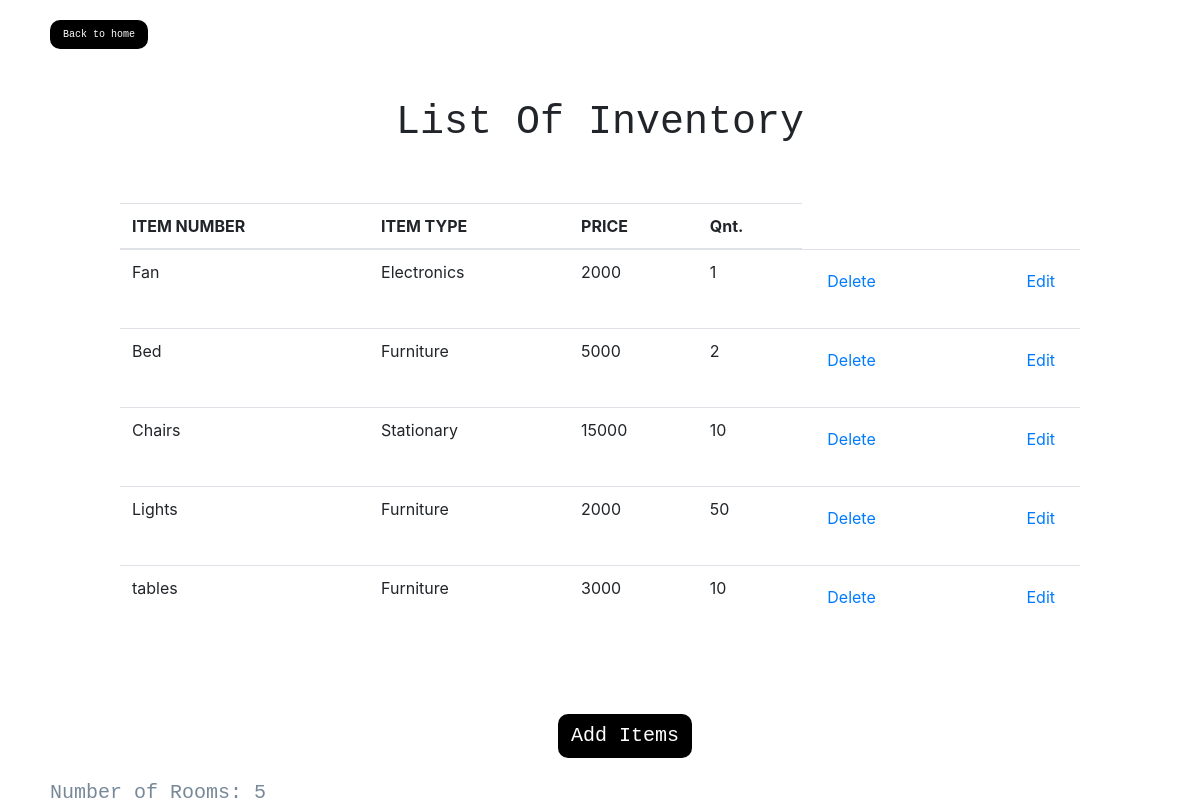
The app's page /intro1/inventorylist (signed in), older data.
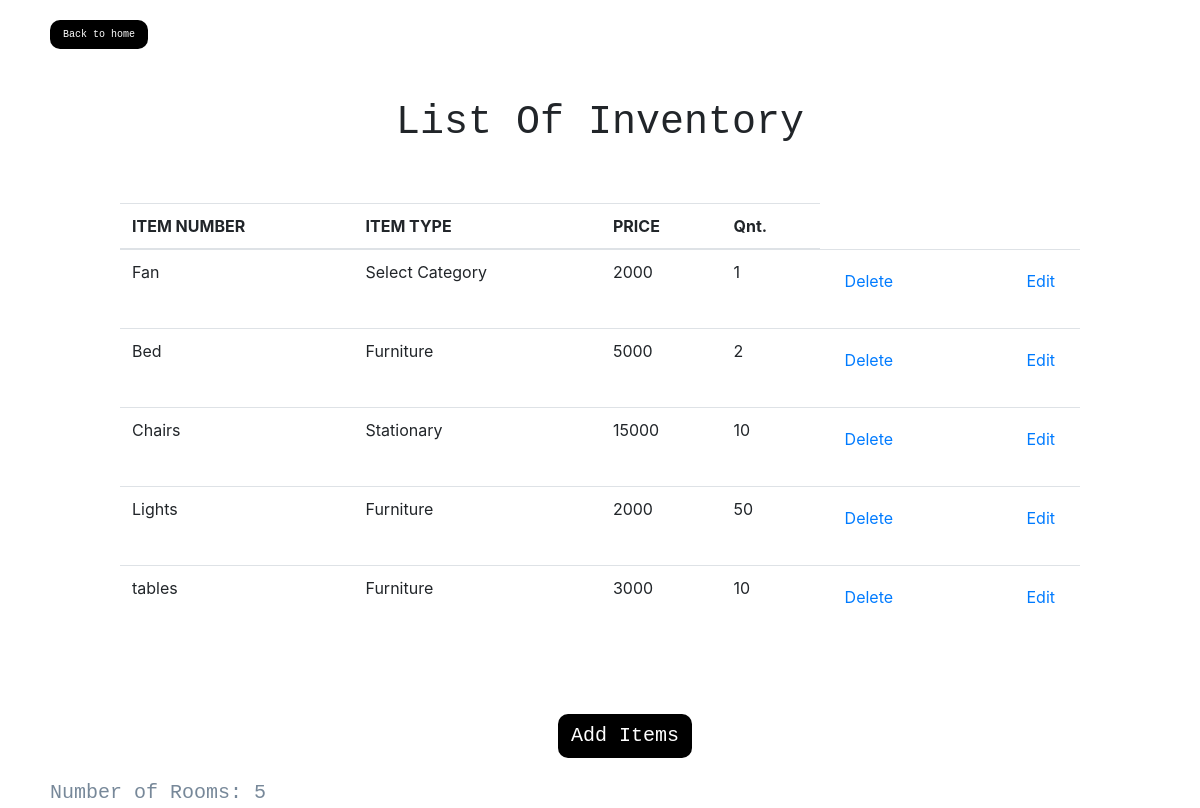
The same page, newer data.
### website1/models.py (models this page shows, shortened)
class Inventory(models.Model):
    CATEGORY = (
        ('Electronics','Electronics'),('Furniture','Furniture'),('Stationary','Stationary'),('Grocery','Grocery'))
    item_id = models.AutoField(primary_key=True)
    item_name = models.CharField(max_length=50)
    item_type = models.CharField(max_length=50,choices=CATEGORY)
    item_price = models.CharField(max_length=50)
    item_quantity = models.IntegerField(default=1)

### website1/decorators.py (the view)
    def wrapper_func(request,*args,**kwargs):
        if request.user.is_authenticated:
            return view_func(request,*args,**kwargs)
        else:
            return redirect('login')

### website1/views.py (called while the page is built)
@unauthenticated_user
def handleInventory(request):
    items = Inventory.objects.all()
    return render(request,'inventory.html',{'items':items})

### website1/Templates/inventory.html (shortened to what this page needs)
<html>
    <head>
        <link rel="stylesheet" href="https://cdn.jsdelivr.net/npm/bootstrap@4.1.3/dist/css/bootstrap.min.css">
    </head>
<body>
    <a href="{% url 'intro' %}" class="btn btn-link linkk">Back to home</a>
        <h1 class="cent">List Of Inventory</h1>
<br><br>
    <table class="table table090">
        <thead>
          <tr>
            <th scope="col">ITEM NUMBER</th>
            <th scope="col">ITEM TYPE</th>
            <th scope="col">PRICE</th>
            <th scope="col">Qnt.</th>
          </tr>
        </thead>
        <tbody>
           {%for i in items%}
            <tr>
                <td scope="row">{{i.item_name}}</td>
                <td scope="row">{{i.item_type}}</td>
                <td>{{i.item_price}}</td>
                <td>{{i.item_quantity}}</td>
                <td>
                      <div class="sidebyside">
                <form method="post" action="{% url 'deleteItem' i.item_id %}">
               <input type="submit" class="btn btn-link " value="Delete">
                </form>
                <form method="post" action="{% url 'updateItem' i.item_id %}">
               <input type="submit" class="btn btn-link " value="Edit">
                </form>
</div>
            </td>
            </tr>
           {% endfor %}
        </tbody>
      </table>
    <div class="cent">
        <a href="{% url 'itemForm' %}" class="btn btn-link linkk1">Add Items</a>
    </div>
      <div class="count">
        Number of Rooms: {{items|length}}
      </div>
</body>
</html>

Row changes from the older to the newer data that the page shows:
changed Inventory "Fan": item_type "Electronics" → "Select Category"
